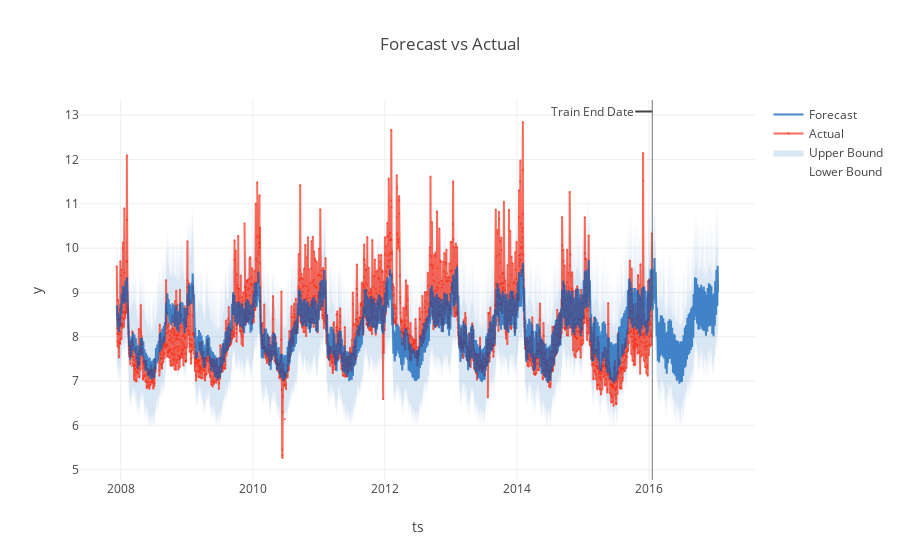

Here is the notebook cell this chart was saved with:
### Markdown cell above
## Forecast

The ``forecast`` attribute contains the forecasted result.
Just as for ``backtest``, you can plot the result or
see the evaluation metrics.

Let's plot the forecast (trained on all data):

### Code cell
forecast = result.forecast
fig = forecast.plot()
iplot(fig)

### Figure 1 — Plotly figure (JSON) as saved in the notebook; plotly's stock layout.template omitted (floating-point values rounded to 4 significant figures; data arrays with more than 128 entries replaced by an {"elided": "..."} marker saying what was removed)
{"data": [{"legendgroup": "interval", "line": {"color": "rgba(0, 90, 181, 0.5)", "width": 0}, "mode": "lines", "name": "Lower Bound", "type": "scatter", "uid": "e60370cc-95c9-499d-998a-d15c6b7f30dc", "x": {"elided": "3329 str values"}, "y": {"elided": "3329 float values"}}, {"fill": "tonexty", "fillcolor": "rgba(0, 90, 181, 0.15)", "legendgroup": "interval", "line": {"color": "rgba(0, 90, 181, 0.5)", "width": 0}, "mode": "lines", "name": "Upper Bound", "type": "scatter", "uid": "93b7d609-1049-4472-9590-00088a2d766a", "x": {"elided": "3329 str values"}, "y": {"elided": "3329 float values"}}, {"line": {"color": "rgba(250, 43, 20, 0.7)"}, "marker": {"color": "rgba(250, 43, 20, 0.7)", "size": 2}, "mode": "lines+markers", "name": "Actual", "opacity": 1, "type": "scatter", "uid": "62c47a5a-9ed6-40fa-91ce-4430f5c2057d", "x": {"elided": "3329 str values"}, "y": {"elided": "3329 float values"}}, {"line": {"color": "rgba(0, 90, 181, 0.7)", "dash": "solid"}, "name": "Forecast", "type": "scatter", "uid": "f9568a15-8fae-4be2-89ea-9023126795ee", "x": {"elided": "3329 str values"}, "y": {"elided": "3329 float values"}}], "layout": {"annotations": [{"arrowhead": 0, "ax": -60, "ay": 0, "showarrow": true, "text": "Train End Date", "x": "2016-01-20", "xref": "x", "y": 0.97, "yref": "paper"}], "legend": {"traceorder": "reversed"}, "shapes": [{"line": {"color": "rgba(100, 100, 100, 0.9)", "width": 1}, "type": "line", "x0": "2016-01-20", "x1": "2016-01-20", "xref": "x", "y0": 0, "y1": 1, "yref": "paper"}], "showlegend": true, "title": {"text": "Forecast vs Actual"}, "xaxis": {"title": {"text": "ts"}}, "yaxis": {"title": {"text": "y"}}}}
